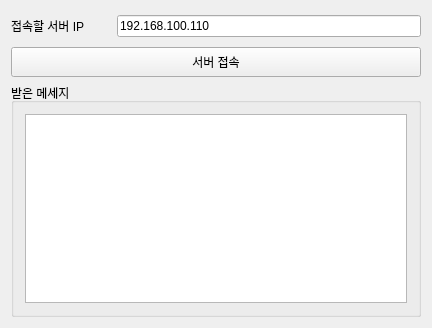
<?xml version="1.0" encoding="UTF-8"?>
<ui version="4.0">
 <class>Widget</class>
 <widget class="QWidget" name="Widget">
  <property name="geometry">
   <rect>
    <x>0</x>
    <y>0</y>
    <width>432</width>
    <height>328</height>
   </rect>
  </property>
  <property name="windowTitle">
   <string>Widget</string>
  </property>
  <layout class="QVBoxLayout" name="verticalLayout">
   <item>
    <layout class="QHBoxLayout" name="horizontalLayout">
     <item>
      <widget class="QLabel" name="label">
       <property name="minimumSize">
        <size>
         <width>100</width>
         <height>30</height>
        </size>
       </property>
       <property name="text">
        <string>접속할 서버 IP</string>
       </property>
      </widget>
     </item>
     <item>
      <widget class="QLineEdit" name="serverIP">
       <property name="text">
        <string>192.168.100.110</string>
       </property>
      </widget>
     </item>
    </layout>
   </item>
   <item>
    <layout class="QHBoxLayout" name="horizontalLayout_3">
     <item>
      <widget class="QPushButton" name="connectButton">
       <property name="minimumSize">
        <size>
         <width>0</width>
         <height>30</height>
        </size>
       </property>
       <property name="text">
        <string>서버 접속</string>
       </property>
      </widget>
     </item>
    </layout>
   </item>
   <item>
    <widget class="QGroupBox" name="groupBox">
     <property name="title">
      <string>받은 메세지</string>
     </property>
     <layout class="QVBoxLayout" name="verticalLayout_2">
      <item>
       <widget class="QTextEdit" name="textEdit"/>
      </item>
     </layout>
    </widget>
   </item>
  </layout>
 </widget>
 <layoutdefault spacing="6" margin="11"/>
 <resources/>
 <connections/>
</ui>
